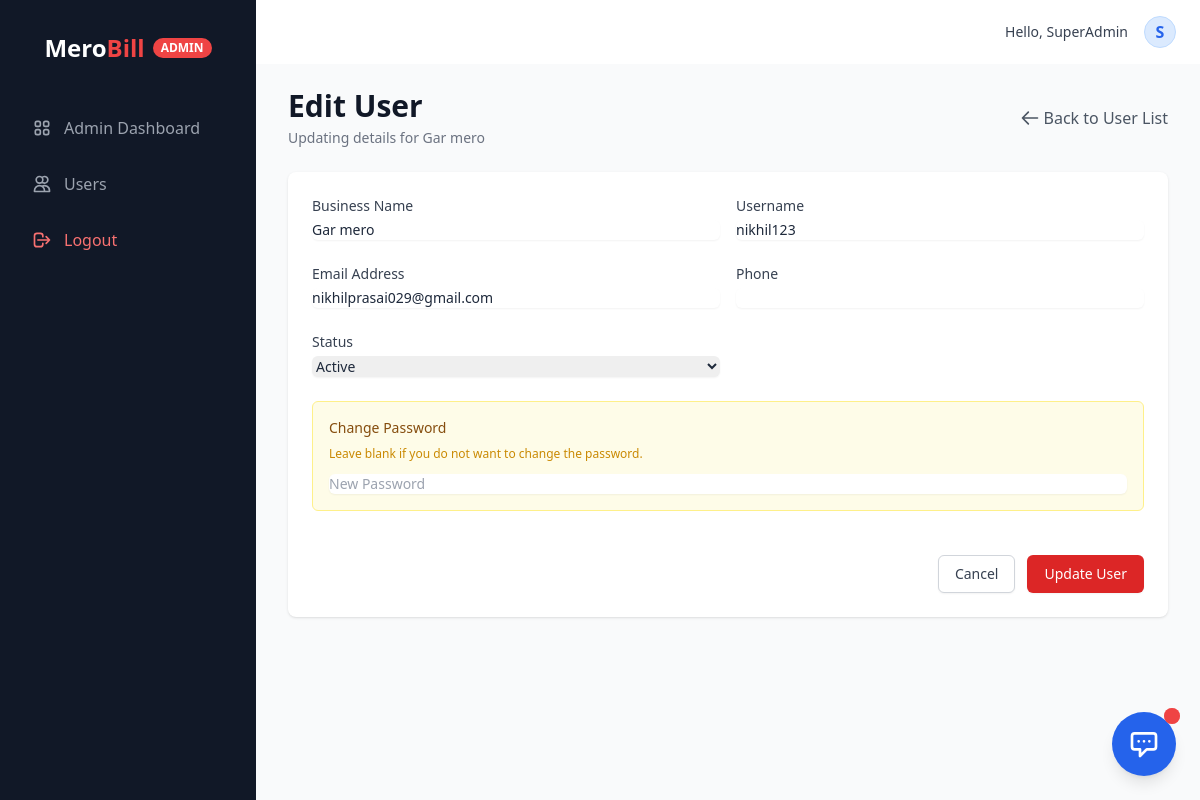
The app's page /admin/admin_user_edit.php?id=4 (signed in) with its own data.
### tables this page shows
CREATE TABLE `users` (
  `id` int(11) NOT NULL,
  `username` varchar(50) NOT NULL,
  `email` varchar(100) NOT NULL,
  `password_hash` varchar(255) NOT NULL,
  `role` enum('admin','merchant','demo') NOT NULL DEFAULT 'demo',
  `plan_id` int(11) DEFAULT NULL,
  `business_name` varchar(100) DEFAULT NULL,
  `phone` varchar(20) DEFAULT NULL,
  `address` text DEFAULT NULL,
  `is_active` tinyint(1) DEFAULT 1,
  `plan_expires_at` datetime DEFAULT NULL,
  `created_at` datetime DEFAULT current_timestamp()
);

### admin/admin_user_edit.php (the view, shortened to what this page needs)
<?php
require_once '../includes/db.php';
$user_id = (int)$_GET['id'];
$stmt = $pdo->prepare("SELECT * FROM users WHERE id = ?");
$stmt->execute([$user_id]);
$user = $stmt->fetch();
include '../includes/header.php';
include '../includes/navbar.php';
?>
<div class="animate-fade-in max-w-4xl mx-auto">
    <div class="mb-6 flex items-center justify-between">
        <div>
            <h1 class="text-3xl font-bold text-gray-900">Edit User</h1>
            <p class="mt-1 text-sm text-gray-500">Updating details for <?php echo htmlspecialchars($user['business_name']); ?></p>
        </div>
        <a href="admin_users.php" class="text-gray-600 hover:text-gray-900 flex items-center">
            <svg class="w-5 h-5 mr-1" fill="none" stroke="currentColor" viewBox="0 0 24 24"><path stroke-linecap="round" stroke-linejoin="round" stroke-width="2" d="M10 19l-7-7m0 0l7-7m-7 7h18"></path></svg>
            Back to User List
        </a>
    </div>
    <div class="bg-white shadow overflow-hidden sm:rounded-lg">
        <form action="" method="POST" class="p-6 space-y-6">
            <div class="grid grid-cols-1 gap-y-6 gap-x-4 sm:grid-cols-6">
                <div class="sm:col-span-3">
                    <label for="business_name" class="block text-sm font-medium text-gray-700">Business Name</label>
                    <div class="mt-1">
                        <input type="text" name="business_name" id="business_name" value="<?php echo htmlspecialchars($user['business_name']); ?>" class="shadow-sm focus:ring-red-500 focus:border-red-500 block w-full sm:text-sm border-gray-300 rounded-md">
                    </div>
                </div>
                <div class="sm:col-span-3">
                    <label for="username" class="block text-sm font-medium text-gray-700">Username</label>
                    <div class="mt-1">
                        <input type="text" name="username" id="username" value="<?php echo htmlspecialchars($user['username']); ?>" class="shadow-sm focus:ring-red-500 focus:border-red-500 block w-full sm:text-sm border-gray-300 rounded-md">
                    </div>
                </div>
                <div class="sm:col-span-3">
                    <label for="email" class="block text-sm font-medium text-gray-700">Email Address</label>
                    <div class="mt-1">
                        <input type="email" name="email" id="email" value="<?php echo htmlspecialchars($user['email']); ?>" class="shadow-sm focus:ring-red-500 focus:border-red-500 block w-full sm:text-sm border-gray-300 rounded-md">
                    </div>
                </div>
                <div class="sm:col-span-3">
                    <label for="phone" class="block text-sm font-medium text-gray-700">Phone</label>
                    <div class="mt-1">
                        <input type="text" name="phone" id="phone" value="<?php echo htmlspecialchars($user['phone']); ?>" class="shadow-sm focus:ring-red-500 focus:border-red-500 block w-full sm:text-sm border-gray-300 rounded-md">
                    </div>
                </div>
                <div class="sm:col-span-3">
                    <label for="status" class="block text-sm font-medium text-gray-700">Status</label>
                    <div class="mt-1">
                        <select id="status" name="status" class="shadow-sm focus:ring-red-500 focus:border-red-500 block w-full sm:text-sm border-gray-300 rounded-md">
                            <option value="1" <?php echo $user['is_active'] ? 'selected' : ''; ?>>Active</option>
                        </select>
                    </div>
                </div>
                <div class="sm:col-span-6 bg-yellow-50 p-4 rounded-md border border-yellow-200">
                    <h4 class="text-sm font-medium text-yellow-800 mb-2">Change Password</h4>
                    <p class="text-xs text-yellow-600 mb-3">Leave blank if you do not want to change the password.</p>
                    <input type="password" name="new_password" placeholder="New Password" class="shadow-sm focus:ring-red-500 focus:border-red-500 block w-full sm:text-sm border-gray-300 rounded-md">
                </div>
            </div>
            <div class="pt-5 flex justify-end">
                <a href="admin_users.php" class="bg-white py-2 px-4 border border-gray-300 rounded-md shadow-sm text-sm font-medium text-gray-700 hover:bg-gray-50 focus:outline-none focus:ring-2 focus:ring-offset-2 focus:ring-red-500">Cancel</a>
                <button type="submit" class="ml-3 inline-flex justify-center py-2 px-4 border border-transparent shadow-sm text-sm font-medium rounded-md text-white bg-red-600 hover:bg-red-700 focus:outline-none focus:ring-2 focus:ring-offset-2 focus:ring-red-500">
                    Update User
                </button>
            </div>
        </form>
    </div>
</div>
<?php include '../includes/footer.php'; ?>

### assets/css/styles.css (style rules this page uses)
.animate-fade-in { animation: fadeIn 0.5s ease-out forwards; }

### records on screen
users: business_name "Gar mero", username "nikhil123", email "nikhilprasai029@gmail.com", status "Active"

### other values on screen
$user_name "SuperAdmin"
substr($user_name, 0, 1) "S"
